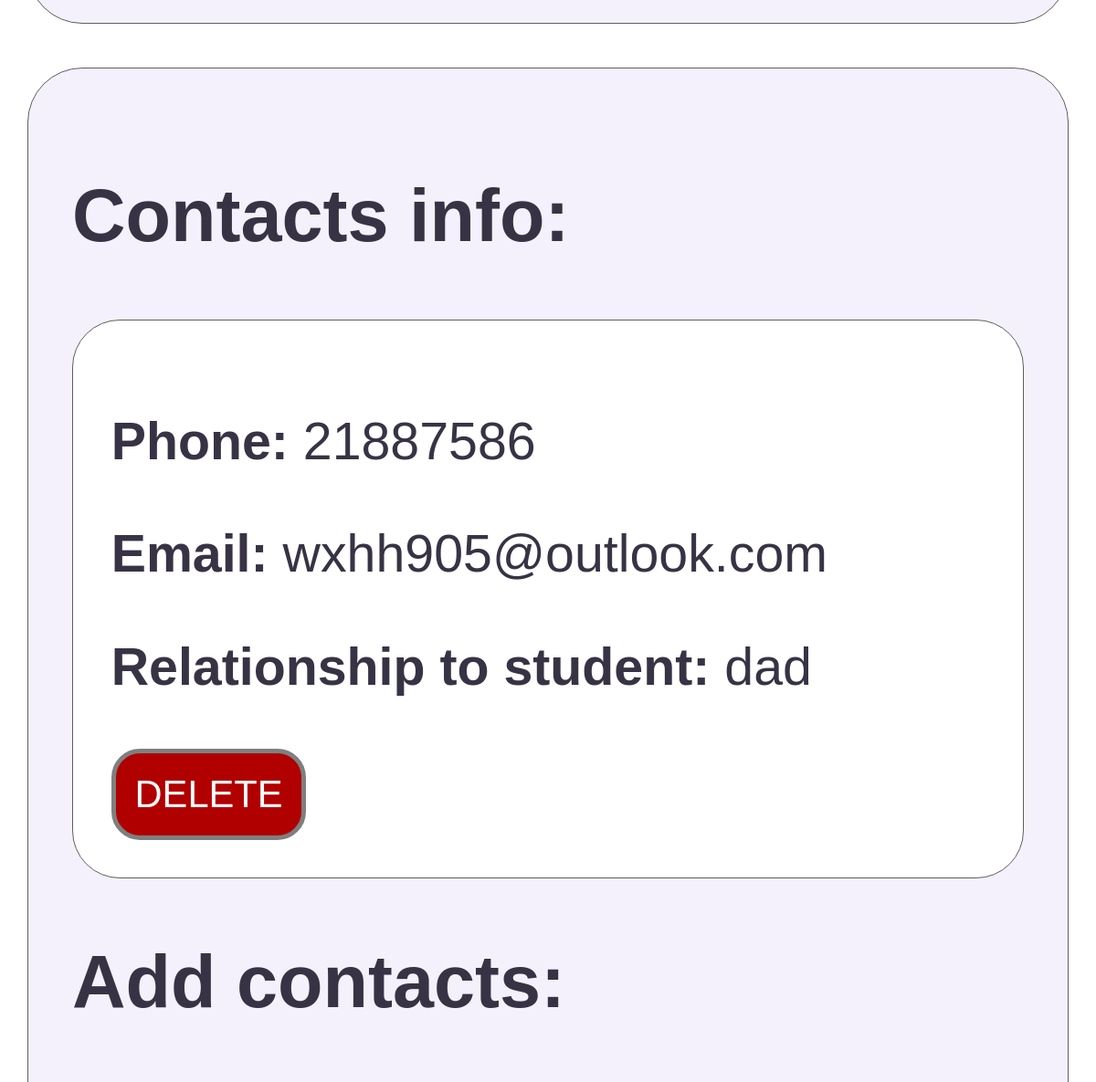
The page /edit?student_id=2&og_page=/students? (middle part) on the database as committed earlier.
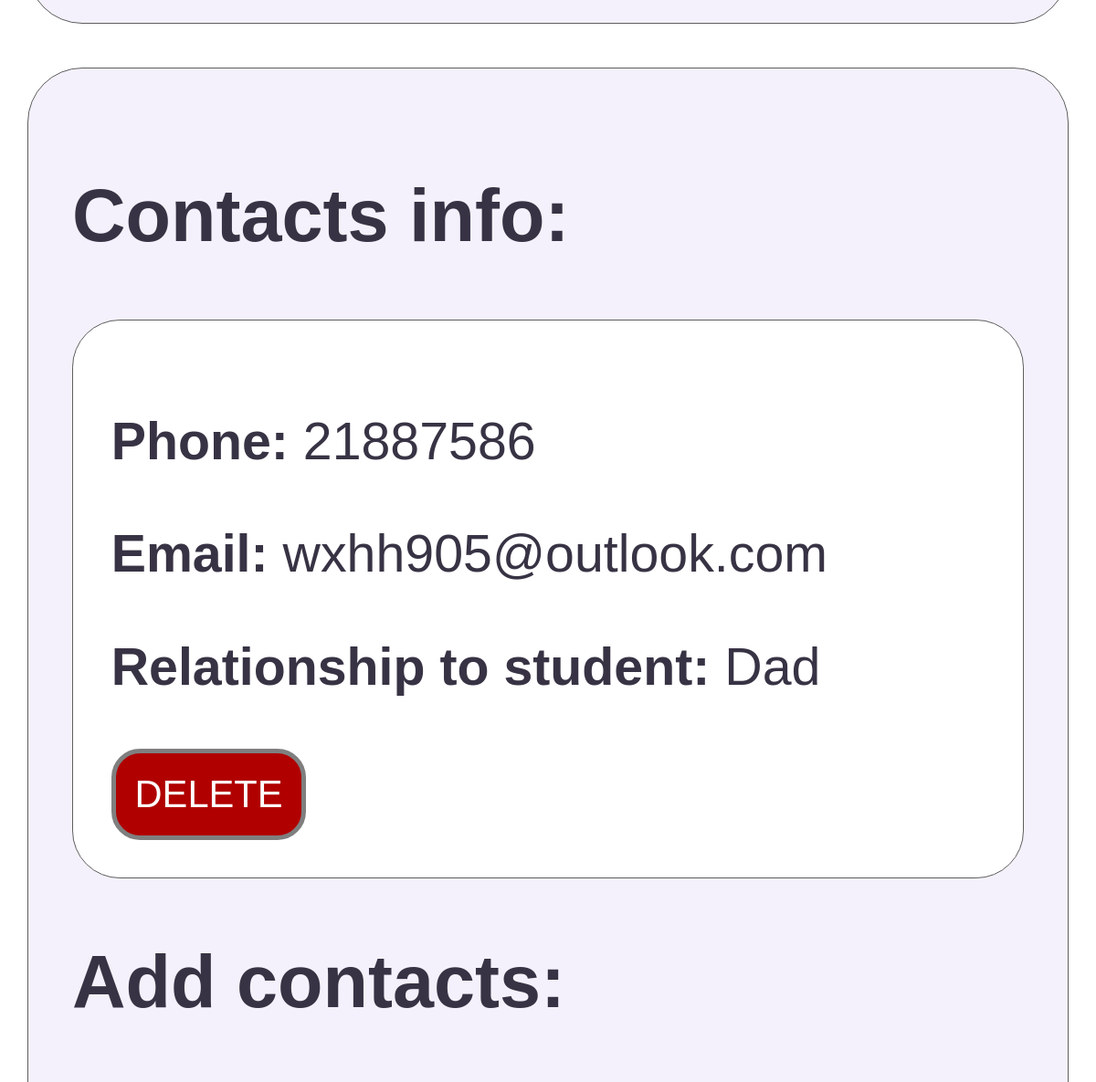
The same page on the database as committed later.
### tables this page shows
CREATE TABLE STUDENTS_CONTACTS (student_id INTEGER REFERENCES STUDENTS (student_id), contact_id INTEGER REFERENCES CONTACTS (contact_id), relationship_to_student TEXT);

CREATE TABLE CONTACTS (contact_id INTEGER PRIMARY KEY, phone TEXT, email TEXT);

### app.py (the view)
@app.route("/edit", methods = ['GET'] )
def edit_page():
    student_id = request.args.get("student_id")
    db = get_db()
    at_d = {}
    og_page = request.args.get("og_page")
    student = db.execute("SELECT * FROM STUDENTS WHERE student_id = ?", (student_id,)).fetchone()
    contacts = db.execute("SELECT CONTACTS.contact_id, CONTACTS.phone, CONTACTS.email, STUDENTS_CONTACTS.relationship_to_student FROM " \
    "STUDENTS_CONTACTS JOIN CONTACTS ON STUDENTS_CONTACTS.contact_id = CONTACTS.contact_id WHERE STUDENTS_CONTACTS.student_id = ?", (student_id,)).fetchall()
    classes = get_all_classes()
    student_classes = db.execute("SELECT class_id FROM STUDENTS_CLASSES WHERE student_id = ?", (student_id,)).fetchall()
    all_contacts = db.execute("SELECT * FROM CONTACTS").fetchall()
    cards = db.execute("SELECT ATTENDANCE_CARDS.card_id, COUNT(ATTENDANCE_RECORDS.attendance_id) AS attendance_count " \
    "FROM ATTENDANCE_CARDS LEFT JOIN ATTENDANCE_RECORDS ON ATTENDANCE_CARDS.card_id = ATTENDANCE_RECORDS.card_id GROUP BY" \
    " ATTENDANCE_CARDS.card_id").fetchall()
    for c in cards:
        at_d[c["card_id"]] = {"Students": [], "Count": c["attendance_count"]}
    card_students = get_all_students()
    for s in card_students:
        if s["card_id"] in at_d:
            at_d[s["card_id"]]["Students"].append((s["first_name"], s["surname"]))
    return render_template("editpage.html", student_id=student_id, student_classes=[row["class_id"] for row in student_classes], student=student, classes=classes, contacts=contacts, at_d=at_d, all_contacts=all_contacts, og_page=og_page)

### app.py (called while the page is built)
def get_db():
    if "db" not in g:
        g.db = sqlite3.connect(DATABASE)
        g.db.row_factory = sqlite3.Row
    return g.db

def get_all_students():
    db = get_db()
    return db.execute("SELECT * FROM STUDENTS").fetchall()

def get_all_classes():
    db =get_db()
    return  db.execute("SELECT * FROM CLASSES").fetchall()

### Templates/editpage.html (shortened to what this page needs)
{% extends "layout.html" %}
{% block content %}
<link rel="stylesheet" href="{{ url_for('static', filename='editpage.css') }}">
    <section>
    </section>
        <section>
            <h2>Contacts info:</h2>
                {% for c in contacts %}
                  <div class="student-contacts">
                      <form method="POST" action="{{ url_for('update_student', student_id=student_id) }}">
                          <p><strong>Phone:</strong> {{c["phone"]}} </p>
                          <p><strong>Email:</strong> {{c["email"]}} </p>
                          <p><strong>Relationship to student:</strong> {{c["relationship_to_student"]}} </p>
                          <button class="delete-button" type="submit">
                            DELETE
                          </button>
                      </form>
                  </div>
                {% endfor %}
            <h2>Add contacts:</h2>
        </section>
{% endblock %}

Rows that differ between the two databases and show on the page:
removed STUDENTS_CONTACTS: phone "21887586", email "wxhh905@outlook.com", relationship_to_student "dad"
added STUDENTS_CONTACTS: phone "21887586", email "wxhh905@outlook.com", relationship_to_student "Dad"
